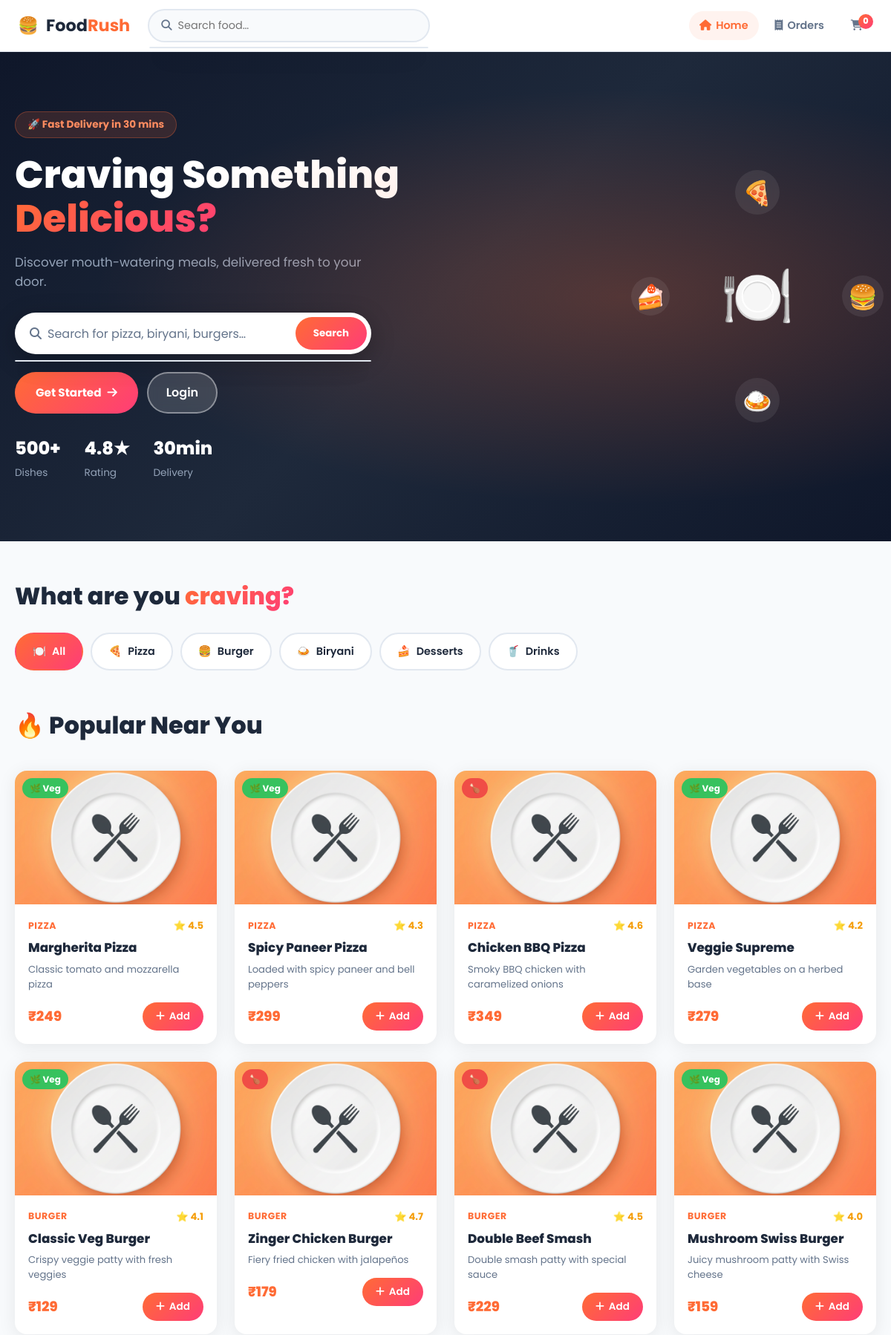
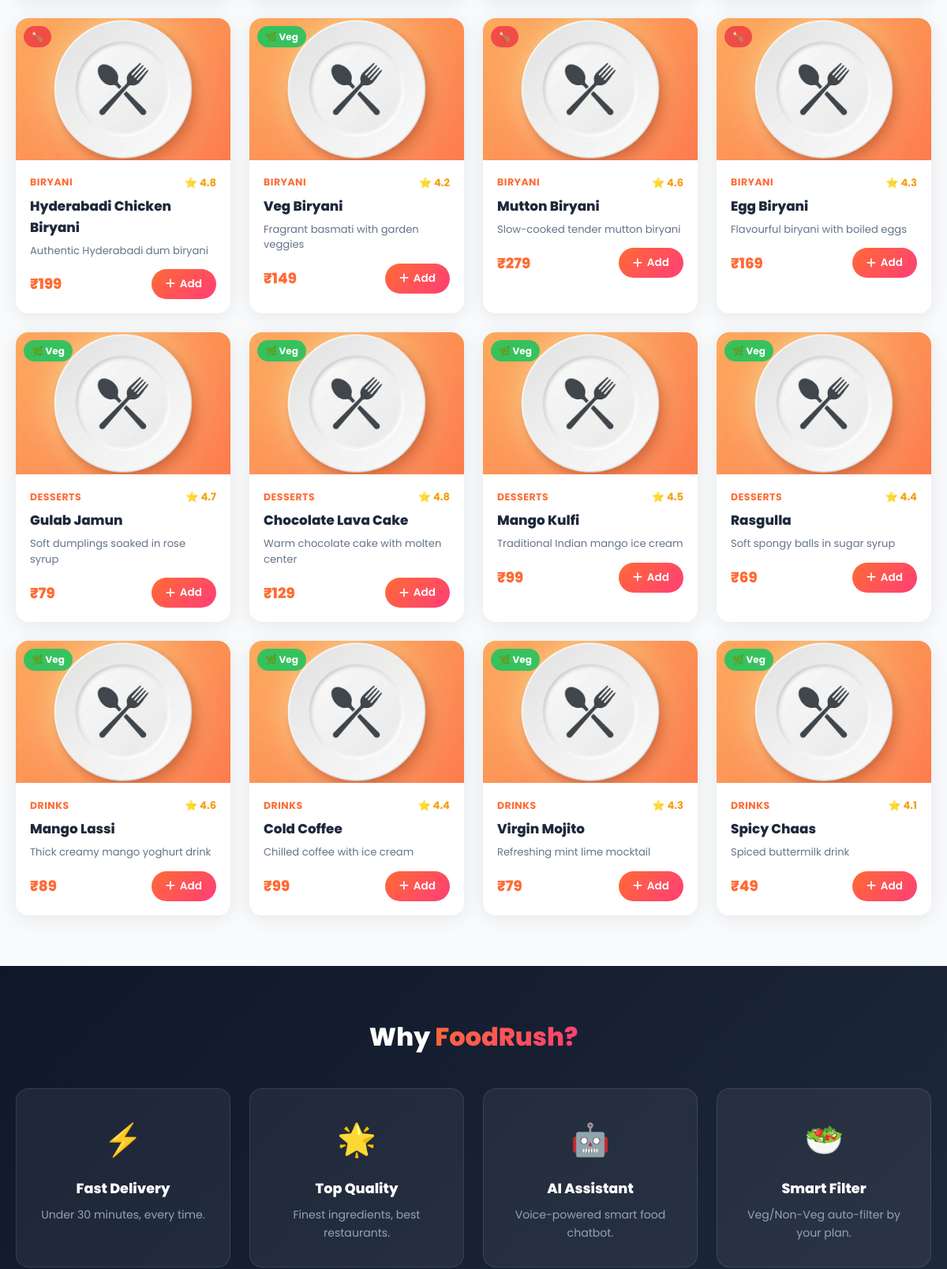
The page / (upper part) on the database its author committed (2 pictures, top to bottom).
### tables this page shows
CREATE TABLE food_items (
            id INTEGER PRIMARY KEY AUTOINCREMENT,
            name TEXT NOT NULL,
            category TEXT NOT NULL,
            price REAL NOT NULL,
            rating REAL DEFAULT 4.0,
            description TEXT,
            image TEXT DEFAULT 'default.png',
            is_veg INTEGER DEFAULT 1,
            tags TEXT DEFAULT '',
            is_available INTEGER DEFAULT 1
        );

### app.py (the view, shortened to what this page needs)
@app.route("/")
def index():
    sid      = get_session_id()
    category = request.args.get("category", "All")
    search   = request.args.get("search", "")
    override = request.args.get("override", "")
    day_filter_active, day_filter_label, day_filter_type, veg_filter_sql = False, "", "", None
    user = get_current_user()
    conn = get_db()
    if search:
        q = f"%{search}%"
        foods = conn.execute(
            "SELECT * FROM food_items WHERE is_available=1 AND (name LIKE ? OR tags LIKE ? OR category LIKE ?)",
            (q, q, q)).fetchall()
    elif category and category != "All":
        sql = "SELECT * FROM food_items WHERE category=? AND is_available=1"
        if veg_filter_sql: sql += f" AND {veg_filter_sql}"
        foods = conn.execute(sql, (category,)).fetchall()
    else:
        sql = "SELECT * FROM food_items WHERE is_available=1"
        if veg_filter_sql: sql += f" AND {veg_filter_sql}"
        foods = conn.execute(sql).fetchall()
    conn.close()
    return render_template("index.html", foods=foods, category=category, search=search,
                           day_filter_active=day_filter_active, day_filter_label=day_filter_label,
                           day_filter_type=day_filter_type)

### app.py (called while the page is built)
def get_db():
    conn = sqlite3.connect(DB_PATH)
    conn.row_factory = sqlite3.Row
    return conn

def get_session_id():
    if "sid" not in session:
        session["sid"] = str(uuid.uuid4())
    return session["sid"]

def get_cart_count(sid):
    conn = get_db()
    n = conn.execute("SELECT SUM(quantity) FROM cart WHERE session_id=?", (sid,)).fetchone()[0]
    conn.close()
    return n or 0

def get_current_user():
    uid = session.get("user_id")
    if not uid: return None
    conn = get_db()
    user = conn.execute("SELECT * FROM users WHERE id=?", (uid,)).fetchone()
    conn.close()
    return user

@app.context_processor
def inject_globals():
    return {"current_user": get_current_user(), "cart_count": get_cart_count(get_session_id())}

### templates/index.html (shortened to what this page needs)
{% extends "base.html" %}
{% block content %}
<section class="hero">
    <div class="hero-bg"></div>
    <div class="hero-content container">
        <div class="hero-text">
            <span class="hero-badge">🚀 Fast Delivery in 30 mins</span>
            <h1>Craving Something <span class="accent-text">Delicious?</span></h1>
            <p>Discover mouth-watering meals, delivered fresh to your door.</p>
            <div class="hero-search-bar">
                <i class="fas fa-search"></i>
                <input type="text" id="heroSearch" placeholder="Search for pizza, biryani, burgers…"
                    autocomplete="off" />
                <div class="search-suggestions" id="heroSuggestions"></div>
                <button onclick="doHeroSearch()" class="btn-hero-search">Search</button>
            </div>
            {% if not current_user %}
            <div class="hero-cta">
                <a href="{{ url_for('register') }}" class="btn-gradient">Get Started <i
                        class="fas fa-arrow-right"></i></a>
                <a href="{{ url_for('login') }}" class="btn-outline-hero">Login</a>
            </div>
            {% endif %}
            <div class="hero-stats">
                <div class="stat"><strong>500+</strong><span>Dishes</span></div>
                <div class="stat"><strong>4.8★</strong><span>Rating</span></div>
                <div class="stat"><strong>30min</strong><span>Delivery</span></div>
            </div>
        </div>
        <div class="hero-visual">
            <div class="hero-food-circle">
                <div class="orbit orbit-1"><span>🍕</span></div>
                <div class="orbit orbit-2"><span>🍔</span></div>
                <div class="orbit orbit-3"><span>🍛</span></div>
                <div class="orbit orbit-4"><span>🍰</span></div>
                <div class="center-emoji">🍽️</div>
            </div>
        </div>
    </div>
</section>
<section class="categories-section">
    <div class="container">
        <h2 class="section-title">What are you <span class="accent-text">craving?</span></h2>
        <div class="category-chips">
            {% for cat, emoji in
            [('All','🍽️'),('Pizza','🍕'),('Burger','🍔'),('Biryani','🍛'),('Desserts','🍰'),('Drinks','🥤')] %}
            <a href="/?category={{ cat }}"
                class="chip {% if category==cat or (cat=='All' and not category) %}chip-active{% endif %}">
                <span>{{ emoji }}</span> {{ cat }}
            </a>
            {% endfor %}
        </div>
    </div>
</section>
<section class="food-section">
    <div class="container">
        <div class="section-header">
            <h2 class="section-title">
                {% if search %}Results for "<em>{{ search }}</em>"
                {% elif category and category!='All' %}{{ category }}
                {% elif day_filter_active %}{{ '🌿 Veg Menu' if day_filter_type=='veg' else '🍗 Non-Veg Menu' }}
                {% else %}🔥 Popular Near You{% endif %}
            </h2>
        </div>
        {% if foods %}
        <div class="food-grid" id="foodGrid">
            {% for food in foods %}
            <div class="food-card">
                <div class="card-img-wrap">
                    <span class="veg-badge {{ 'veg' if food.is_veg else 'non-veg' }}">
                        {{ '🌿 Veg' if food.is_veg else '🍗' }}
                    </span>
                </div>
                <div class="card-body">
                    <div class="card-meta">
                        <span class="card-cat">{{ food.category }}</span>
                        <span class="card-rating">⭐ {{ food.rating }}</span>
                    </div>
                    <h3 class="card-name">{{ food.name }}</h3>
                    <p class="card-desc">{{ food.description[:65] }}{% if food.description|length > 65 %}…{% endif %}
                    </p>
                    <div class="card-footer">
                        <span class="card-price">₹{{ food.price | int }}</span>
                        <button class="btn-add" data-id="{{ food.id }}" onclick="addToCart(+this.dataset.id, this)">
                            <i class="fas fa-plus"></i> Add
                        </button>
                    </div>
                </div>
            </div>
            {% endfor %}
        </div>
        {% endif %}
    </div>
</section>
<section class="why-section">
    <div class="container">
        <h2 class="section-title text-center">Why <span class="accent-text">FoodRush?</span></h2>
        <div class="why-grid">
            <div class="why-card">
                <div class="why-icon">⚡</div>
                <h3>Fast Delivery</h3>
                <p>Under 30 minutes, every time.</p>
            </div>
            <div class="why-card">
                <div class="why-icon">🌟</div>
                <h3>Top Quality</h3>
                <p>Finest ingredients, best restaurants.</p>
            </div>
            <div class="why-card">
                <div class="why-icon">🤖</div>
                <h3>AI Assistant</h3>
                <p>Voice-powered smart food chatbot.</p>
            </div>
            <div class="why-card">
                <div class="why-icon">🥗</div>
                <h3>Smart Filter</h3>
                <p>Veg/Non-Veg auto-filter by your plan.</p>
            </div>
        </div>
    </div>
</section>
{% endblock %}

### rows shown on the page
food_items: is_veg "🌿 Veg", category "PIZZA", rating "4.5", name "Margherita Pizza", description "Classic tomato and mozzarella pizza", price "249"
food_items: is_veg "🌿 Veg", category "PIZZA", rating "4.3", name "Spicy Paneer Pizza", description "Loaded with spicy paneer and bell peppers", price "299"
food_items: is_veg "🍗", category "PIZZA", rating "4.6", name "Chicken BBQ Pizza", description "Smoky BBQ chicken with caramelized onions", price "349"
food_items: is_veg "🌿 Veg", category "PIZZA", rating "4.2", name "Veggie Supreme", description "Garden vegetables on a herbed base", price "279"
food_items: is_veg "🌿 Veg", category "BURGER", rating "4.1", name "Classic Veg Burger", description "Crispy veggie patty with fresh veggies", price "129"
food_items: is_veg "🍗", category "BURGER", rating "4.7", name "Zinger Chicken Burger", description "Fiery fried chicken with jalapeños", price "179"
food_items: is_veg "🍗", category "BURGER", rating "4.5", name "Double Beef Smash", description "Double smash patty with special sauce", price "229"
food_items: is_veg "🌿 Veg", category "BURGER", rating "4.0", name "Mushroom Swiss Burger", description "Juicy mushroom patty with Swiss cheese", price "159"
food_items: is_veg "🍗", category "BIRYANI", rating "4.8", name "Hyderabadi Chicken Biryani", description "Authentic Hyderabadi dum biryani", price "199"
food_items: is_veg "🌿 Veg", category "BIRYANI", rating "4.2", name "Veg Biryani", description "Fragrant basmati with garden veggies", price "149"
food_items: is_veg "🍗", category "BIRYANI", rating "4.6", name "Mutton Biryani", description "Slow-cooked tender mutton biryani", price "279"
food_items: is_veg "🍗", category "BIRYANI", rating "4.3", name "Egg Biryani", description "Flavourful biryani with boiled eggs", price "169"
food_items: is_veg "🌿 Veg", category "DESSERTS", rating "4.7", name "Gulab Jamun", description "Soft dumplings soaked in rose syrup", price "79"
food_items: is_veg "🌿 Veg", category "DESSERTS", rating "4.8", name "Chocolate Lava Cake", description "Warm chocolate cake with molten center", price "129"
food_items: is_veg "🌿 Veg", category "DESSERTS", rating "4.5", name "Mango Kulfi", description "Traditional Indian mango ice cream", price "99"
food_items: is_veg "🌿 Veg", category "DESSERTS", rating "4.4", name "Rasgulla", description "Soft spongy balls in sugar syrup", price "69"
food_items: is_veg "🌿 Veg", category "DRINKS", rating "4.6", name "Mango Lassi", description "Thick creamy mango yoghurt drink", price "89"
food_items: is_veg "🌿 Veg", category "DRINKS", rating "4.4", name "Cold Coffee", description "Chilled coffee with ice cream", price "99"
food_items: is_veg "🌿 Veg", category "DRINKS", rating "4.3", name "Virgin Mojito", description "Refreshing mint lime mocktail", price "79"
food_items: is_veg "🌿 Veg", category "DRINKS", rating "4.1", name "Spicy Chaas", description "Spiced buttermilk drink", price "49"

### other values the page prints
{{ cart_count }} "0"
{{ emoji }} "🍽️" "🍕" "🍔" "🍛" "🍰" "🥤"
{{ cat }} "All" "Pizza" "Burger" "Biryani" "Desserts" "Drinks"
